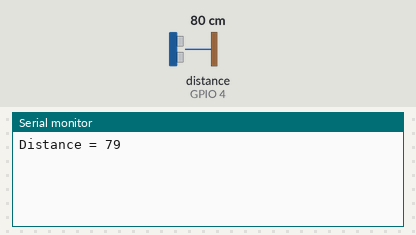
Simulated run of this sketch. Board: ESP8266 (NodeMCU). Shown: the last lines printed to the serial monitor. Wiring (inferred from the names in the program): ultrasonic range finder: trigger GPIO 5; echo GPIO 4. The test bench sets the inputs (shaded band); at power-on: distance to the obstacle (sensor on GPIO 4) 80 cm. The echo pulse lasts 58.3 µs per cm; WiFi joins after 1.5 s; servers stay silent unless stated.

Above: at 3.0 s.
3.1 s: distance to the obstacle (sensor on GPIO 4) set to 2 cm
At 4.1 s:
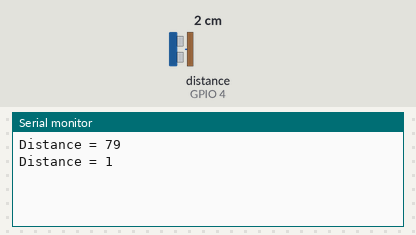
4.6 s: distance to the obstacle (sensor on GPIO 4) set to 4 cm
At 5.6 s:
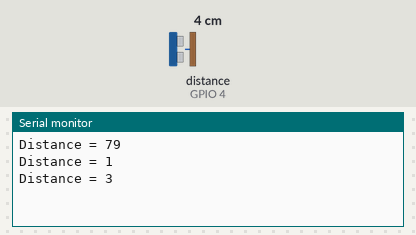
Timing chart, 0 to 7.6 s (numbered marks = the images above; inputs shaded):
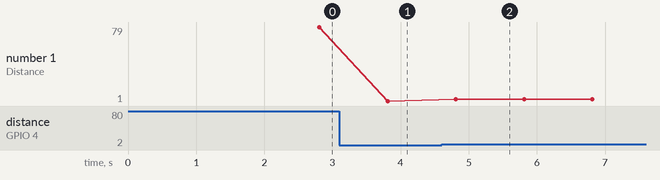

The sketch:

gelut.ino
```cpp
#define BLYNK_PRINT Serial
#include <ESP8266WiFi.h>
#include <BlynkSimpleEsp8266.h>

#define  trigger  5
#define  echo  4

long duration;
int distance;

// You should get Auth Token in the Blynk App.

char auth[] = "QaEz5yw0Z3VdNTt_T3hXe_k9YfEAU-p5";
char ssid[] = "DNA";   // your ssid
char pass[] = "gratisanaja"; // your pass

BlynkTimer timer;

void setup()
{
  // Debug console
  pinMode(trigger, OUTPUT);  // Sets the trigPin as an Output
  pinMode(echo, INPUT);   // Sets the echoPin as an Inpu
  Serial.begin(9600);
  Blynk.begin(auth, ssid, pass);

  // Setup a function to be called every second
  timer.setInterval(1000L, sendSensor);
}

void loop()
{
  Blynk.run();
  timer.run();
}
void sendSensor()
{
  digitalWrite(trigger, LOW);   // Makes trigPin low
  delayMicroseconds(2);       // 2 micro second delay

  digitalWrite(trigger, HIGH);  // tigPin high
  delayMicroseconds(10);      // trigPin high for 10 micro seconds
  digitalWrite(trigger, LOW);   // trigPin low

  duration = pulseIn(echo, HIGH);   //Read echo pin, time in microseconds
  distance = duration * 0.034 / 2;   //Calculating actual/real distance

  Serial.print("Distance = ");        //Output distance on arduino serial monitor
  Serial.println(distance);

  if(distance <= 5)
  {
    Blynk.tweet("My Arduino project is tweeting using @blynk_app and it’s awesome!\n #arduino #IoT #blynk");
    Blynk.notify("Post has been twitted");
  }
  Blynk.virtualWrite(V0, distance);
  delay(1000);                        //Pause for 3 seconds and start measuring distance again
}
```

Measured:
- after the input at 3.1 s, the serial monitor: prints a new line after 0.71 s (image 1)
- after the input at 4.6 s, the serial monitor: prints a new line after 0.21 s (image 2)
- plotted number 1: 79 → 1 after the input at 3.1 s, 1 → 3 after the input at 4.6 s
